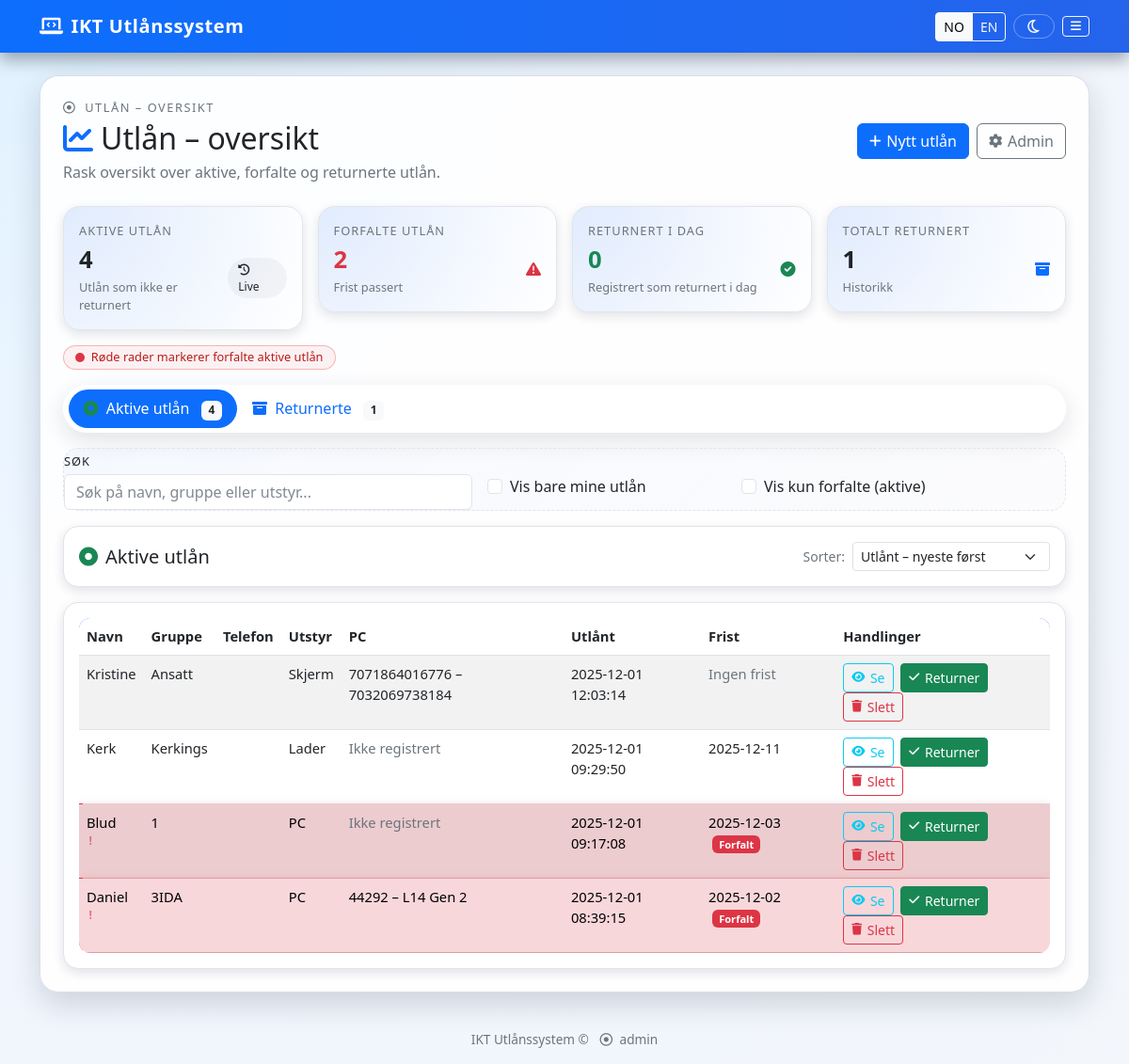
Page /dashboard (signed in) on the earlier database version.
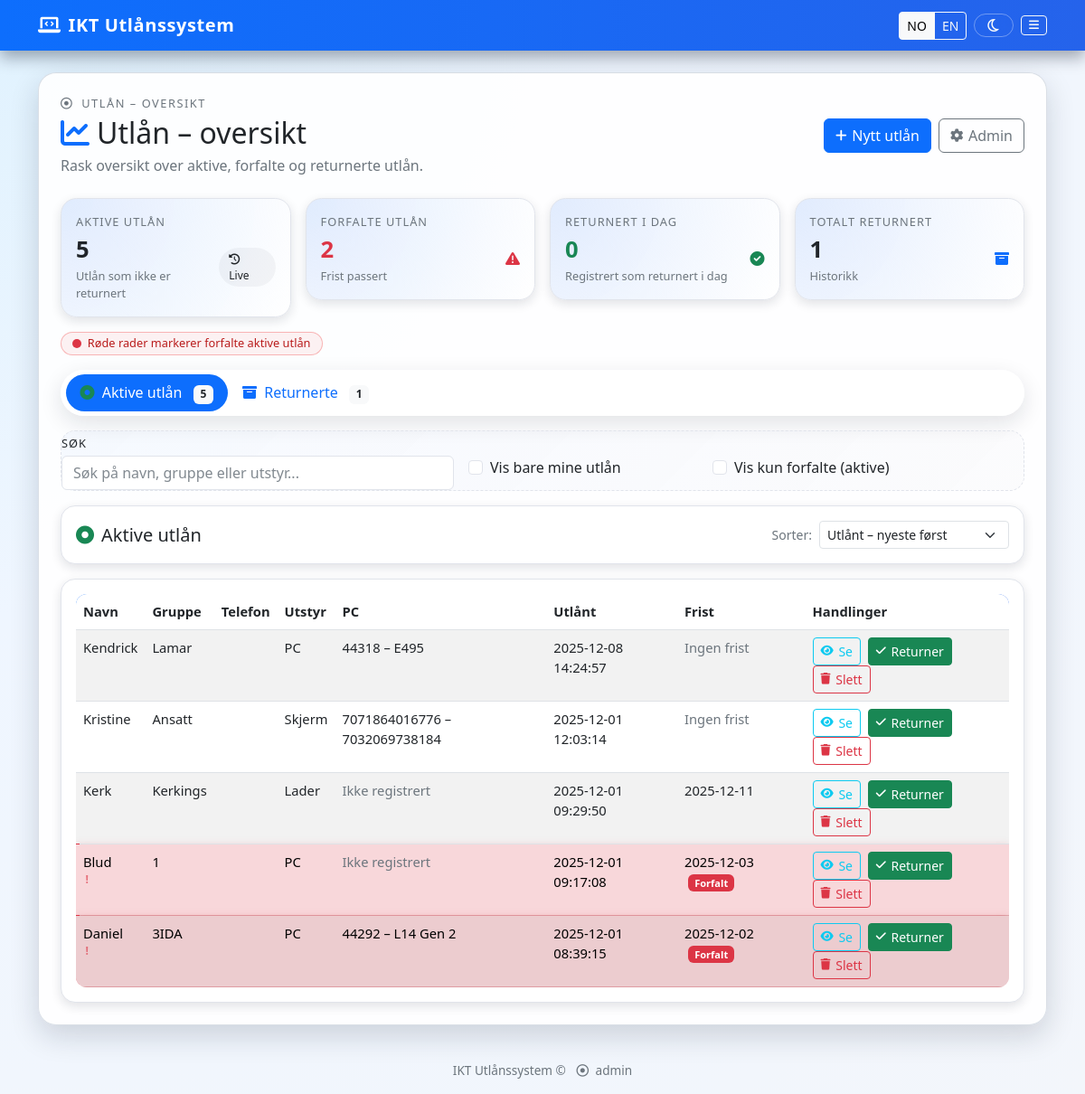
Same page on the later database version.
### app.py (models this page shows)
class Loan(db.Model):
    __tablename__ = "loan"
    id = db.Column(db.Integer, primary_key=True)
    borrower_name = db.Column(db.String(100), nullable=False)
    borrower_phone = db.Column(db.String(30))
    class_info = db.Column(db.String(50))
    item = db.Column(db.String(100), nullable=False)
    reason = db.Column(db.String(200))
    checkout_date = db.Column(db.DateTime, default=datetime.utcnow)
    value = db.Column(db.String(100))
    due_date = db.Column(db.DateTime, nullable=True)
    return_date = db.Column(db.DateTime, nullable=True)
    user_id = db.Column(db.Integer, db.ForeignKey('user.id'), nullable=False)
    is_returned = db.Column(db.Boolean, default=False)
    pc_id = db.Column(db.Integer, db.ForeignKey('pc.id'), nullable=True)
    pc = db.relationship('PC', backref='loans')

### app.py (the view)
@app.route('/dashboard')
@login_required
def dashboard():
    active_loans = Loan.query.filter_by(is_returned=False).all()
    returned_loans = Loan.query.filter_by(is_returned=True).all()
    today_local = local_today()
    for loan in active_loans + returned_loans:
        loan.checkout_date_local = utc_to_local(loan.checkout_date)
        loan.return_date_local = utc_to_local(loan.return_date)
        if loan.pc:
            loan.pc_label = f"{loan.pc.ok_number} – {loan.pc.model_type}"
            loan.pc_ok = loan.pc.ok_number
            loan.pc_model = loan.pc.model_type
        else:
            loan.pc_label = ""
            loan.pc_ok = ""
            loan.pc_model = ""
        loan.overdue = (
            not loan.is_returned
            and loan.due_date is not None
            and loan.due_date.date() < today_local
        )
    overdue_count = sum(1 for l in active_loans if l.overdue)
    returned_today_count = sum(
        1 for l in returned_loans
        if l.return_date_local and l.return_date_local.date() == today_local
    )
    total_active = len(active_loans)
    total_returned = len(returned_loans)
    return render_template(
        'dashboard.html',
        active_loans=active_loans,
        returned_loans=returned_loans,
        total_active=total_active,
        overdue_count=overdue_count,
        returned_today_count=returned_today_count,
        total_returned=total_returned
    )

### templates/dashboard.html (shortened to what this page needs)
{% extends 'base.html' %}
{% block content %}
<div class="dashboard-shell">
    <div class="dashboard-shell-inner">
        <div class="d-flex flex-wrap justify-content-between align-items-center mb-4 gap-3">
            <div>
                <div class="page-kicker mb-1">
                    <i class="fa-regular fa-circle-dot me-1"></i> {{ t('Utlån – oversikt') }}
                </div>
                <h2 class="mb-1 d-flex align-items-center gap-2">
                    <i class="fa-solid fa-chart-line text-primary"></i>
                    <span>{{ t('Utlån – oversikt') }}</span>
                </h2>
                <p class="text-muted mb-0">
                    {{ t('Rask oversikt over aktive, forfalte og returnerte utlån.') }}
                </p>
            </div>
            <div class="d-flex flex-wrap justify-content-end gap-2">
                <a href="{{ url_for('new_loan') }}" class="btn btn-primary btn-icon">
                    <i class="fas fa-plus"></i> {{ t('Nytt utlån') }}
                </a>
                {% if is_admin %}
                <a href="{{ url_for('admin_panel') }}" class="btn btn-outline-secondary btn-icon">
                    <i class="fas fa-cog"></i> {{ t('Admin') }}
                </a>
                {% endif %}
            </div>
        </div>
        <div class="row g-3 mb-3">
            <div class="col-md-3 col-6">
                <div class="card stat-card">
                    <div class="card-body">
                        <p class="stat-label">{{ t('Aktive utlån') }}</p>
                        <div class="d-flex align-items-center justify-content-between">
                            <div>
                                <div class="stat-value">{{ total_active }}</div>
                                <div class="stat-sub">{{ t('Utlån som ikke er returnert') }}</div>
                            </div>
                            <span class="badge-pill-soft">
                                <i class="fa-solid fa-clock-rotate-left me-1"></i> Live
                            </span>
                        </div>
                    </div>
                </div>
            </div>
            <div class="col-md-3 col-6">
                <div class="card stat-card">
                    <div class="card-body">
                        <p class="stat-label">{{ t('Forfalte utlån') }}</p>
                        <div class="d-flex align-items-center justify-content-between">
                            <div>
                                <div class="stat-value text-danger">{{ overdue_count }}</div>
                                <div class="stat-sub">{{ t('Frist passert') }}</div>
                            </div>
                            <i class="fa-solid fa-triangle-exclamation text-danger"></i>
                        </div>
                    </div>
                </div>
            </div>
            <div class="col-md-3 col-6">
                <div class="card stat-card">
                    <div class="card-body">
                        <p class="stat-label">{{ t('Returnert i dag') }}</p>
                        <div class="d-flex align-items-center justify-content-between">
                            <div>
                                <div class="stat-value text-success">{{ returned_today_count }}</div>
                                <div class="stat-sub">{{ t('Registrert som returnert i dag') }}</div>
                            </div>
                            <i class="fa-solid fa-check-circle text-success"></i>
                        </div>
                    </div>
                </div>
            </div>
            <div class="col-md-3 col-6">
                <div class="card stat-card">
                    <div class="card-body">
                        <p class="stat-label">{{ t('Totalt returnert') }}</p>
                        <div class="d-flex align-items-center justify-content-between">
                            <div>
                                <div class="stat-value">{{ total_returned }}</div>
                                <div class="stat-sub">{{ t('Historikk') }}</div>
                            </div>
                            <i class="fa-solid fa-box-archive text-primary"></i>
                        </div>
                    </div>
                </div>
            </div>
        </div>
        <div class="d-flex justify-content-between align-items-center mb-3 dashboard-legend flex-wrap gap-2">
            <div class="legend-pill">
                <span class="legend-dot"></span>
                <span>{{ t('Røde rader markerer forfalte aktive utlån') }}</span>
            </div>
        </div>
        <div class="loan-tabs-wrapper mb-3">
            <ul class="nav nav-pills mb-0" id="loanTabs" role="tablist">
                <li class="nav-item" role="presentation">
                    <button class="nav-link active" id="active-tab" data-bs-toggle="tab" data-bs-target="#active"
                        type="button" role="tab">
                        <i class="fa-solid fa-circle-dot me-1 text-success"></i>
                        {{ t('Aktive utlån') }}
                        <span class="badge bg-light text-dark ms-2">{{ active_loans|length }}</span>
                    </button>
                </li>
                <li class="nav-item" role="presentation">
                    <button class="nav-link" id="returned-tab" data-bs-toggle="tab" data-bs-target="#returned"
                        type="button" role="tab">
                        <i class="fa-solid fa-box-archive me-1"></i>
                        {{ t('Returnerte') }}
                        <span class="badge bg-light text-dark ms-2">{{ returned_loans|length }}</span>
                    </button>
                </li>
            </ul>
        </div>
        <div class="filters-card mb-3">
            <div class="card-body row g-3 align-items-center">
                <div class="col-md-5">
                    <label for="loanSearch" class="form-label mb-1">{{ t('Søk') }}</label>
                    <input type="text" id="loanSearch" class="form-control"
                        placeholder="{{ t('Søk på navn, gruppe eller utstyr...') }}">
                </div>
                <div class="col-md-3">
                    <div class="form-check mt-3">
                        <input class="form-check-input" type="checkbox" id="filterMyLoans">
                        <label class="form-check-label" for="filterMyLoans">
                            {{ t('Vis bare mine utlån') }}
                        </label>
                    </div>
                </div>
                <div class="col-md-4">
                    <div class="form-check mt-3">
                        <input class="form-check-input" type="checkbox" id="filterOverdue">
                        <label class="form-check-label" for="filterOverdue">
                            {{ t('Vis kun forfalte (aktive)') }}
                        </label>
                    </div>
                </div>
            </div>
        </div>
        <div class="tab-content" id="loanTabsContent">
            <div class="tab-pane fade show active" id="active" role="tabpanel">
                {% if active_loans %}
                <div class="card mb-3">
                    <div class="card-body d-flex flex-wrap align-items-center justify-content-between gap-2">
                        <h5 class="mb-0 d-flex align-items-center gap-2">
                            <i class="fa-solid fa-circle-dot text-success"></i>
                            <span>{{ t('Aktive utlån') }}</span>
                        </h5>
                        <div class="d-flex align-items-center gap-2">
                            <span class="text-muted small">{{ t('Sorter:') }}</span>
                            <select id="activeSort" class="form-select form-select-sm" style="min-width: 210px;">
                                <option value="checkout_desc">{{ t('Utlånt – nyeste først') }}</option>
                            </select>
                        </div>
                    </div>
                </div>
                <div class="card">
                    <div class="card-body">
                        <div class="table-responsive">
                            <table class="table table-striped table-hover mb-0" id="activeTable">
                                <thead>
                                    <tr>
                                        <th>{{ t('Navn') }}</th>
                                        <th>{{ t('Gruppe') }}</th>
                                        <th>{{ t('Telefon') }}</th>
                                        <th>{{ t('Utstyr') }}</th>
                                        <th>{{ t('PC') }}</th>
                                        <th>{{ t('Utlånt') }}</th>
                                        <th>{{ t('Frist') }}</th>
                                        <th>{{ t('Handlinger') }}</th>
                                    </tr>
                                </thead>
                                <tbody>
                                    {% for loan in active_loans %}
                                    <tr class="{% if loan.overdue %}table-danger{% endif %}"
                                        data-name="{{ loan.borrower_name|lower }}"
                                        data-class="{{ loan.class_info|lower if loan.class_info }}"
                                        data-item="{{ loan.item|lower }}" data-pc="{{ loan.pc_label|lower }}"
                                        data-owner="{{ loan.user_id }}"
                                        data-overdue="{{ '1' if loan.overdue else '0' }}"
                                        data-checkout="{{ loan.checkout_date_local.isoformat() }}"
                                        data-due="{{ loan.due_date.strftime('%Y-%m-%d') if loan.due_date }}">
                                        <td>{{ loan.borrower_name }}</td>
                                        <td>{{ class_t(loan.class_info) }}</td>
                                        <td>{{ loan.borrower_phone or '' }}</td>
                                        <td>{{ item_t(loan.item) }}</td>
                                        <td>
                                            {% if loan.pc_label %}
                                            {{ loan.pc_label }}
                                            {% else %}
                                            <span class="text-muted">{{ t('Ikke registrert') }}</span>
                                            {% endif %}
                                        </td>
                                        <td>{{ loan.checkout_date_local.strftime('%Y-%m-%d %H:%M:%S') }}</td>
                                        <td>
                                            {% if loan.due_date %}
                                            {{ loan.due_date.strftime('%Y-%m-%d') }}
                                            {% if loan.overdue %}
                                            <span class="badge bg-danger ms-1">{{ t('Forfalt') }}</span>
                                            {% endif %}
                                            {% else %}
                                            <span class="text-muted">{{ t('Ingen frist') }}</span>
                                            {% endif %}
                                        </td>
                                        <td>
                                            <a href="{{ url_for('loan_detail', loan_id=loan.id) }}"
                                                class="btn btn-sm btn-outline-info btn-icon me-1">
                                                <i class="fas fa-eye"></i> {{ t('Se') }}
                                            </a>
                                            {% if is_admin or loan.user_id == session.get('user_id') %}
                                            <form method="post" action="{{ url_for('return_loan', loan_id=loan.id) }}"
                                                class="d-inline">
                                                <button type="submit" class="btn btn-sm btn-success btn-icon me-1">
                                                    <i class="fas fa-check"></i> {{ t('Returner') }}
                                                </button>
                                            </form>
                                            {% endif %}
                                            {% if is_admin %}
                                            <form method="post" action="{{ url_for('delete_loan', loan_id=loan.id) }}"
                                                class="d-inline"
                                                onsubmit="return confirm('{{ t('Er du sikker på at du vil slette dette utlånet?') }}');">
                                                <button type="submit" class="btn btn-sm btn-outline-danger btn-icon">
                                                    <i class="fas fa-trash"></i> {{ t('Slett') }}
                                                </button>
                                            </form>
                                            {% endif %}
                                        </td>
                                    </tr>
                                    {% endfor %}
                                </tbody>
                            </table>
                        </div>
                    </div>
                </div>
                {% else %}
                <div class="alert alert-info">
                    {{ t('Ingen aktive utlån for øyeblikket.') }}
                </div>
                {% endif %}
            </div>
        </div>
    </div>
</div>
{% endblock %}

Differences in the rows shown:
added Loan: borrower_name "Kendrick", class_info "Lamar", item "PC", pc_label "44318 – E495", checkout_date_local "2025-12-08 14:24:57", t "Ingen frist", t "Se", t "Returner", t "Slett"
Other differences:
{{ total_active }}: "4" → "5"
{{ active_loans|length }}: "4" → "5"
